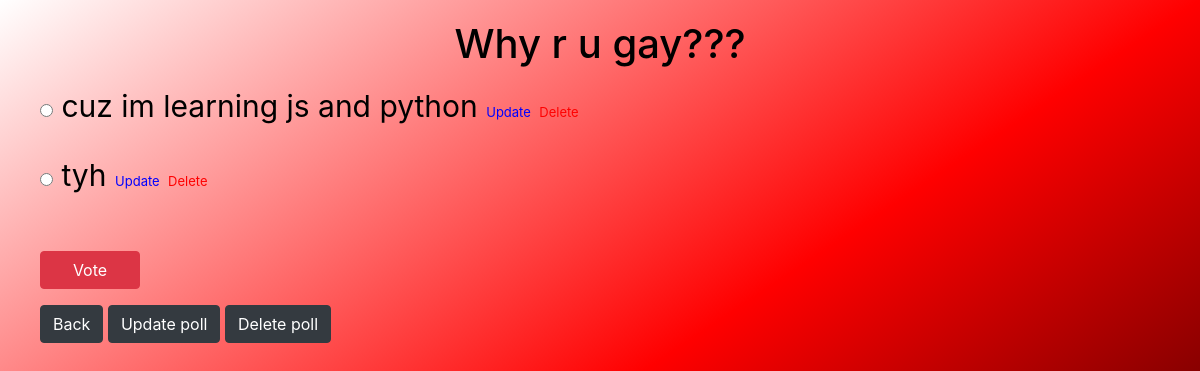
Page /polls/3/ on the committed database.
### polls/models.py (models this page shows, shortened)
class Question(models.Model):
    question_text = models.CharField(max_length=200)
    pub_date = models.DateTimeField(default=timezone.now(), verbose_name="Time published")

class Choice(models.Model):
    DoesNotExist = None
    question = models.ForeignKey(Question, on_delete=models.CASCADE)
    choice_text = models.CharField(max_length=200)
    votes = models.IntegerField(default=0)

### polls/views.py (the view)
# urls.py: path('<int:question_id>/', views.detail, name='detail'),
def detail(request, question_id):
    try:
        question = Question.objects.get(pk=question_id)
    except Question.DoesNotExist:
        raise Http404("Question does not exist")
    return render(request, 'polls/detail.html', {'question': question})

### polls/templates/polls/detail.html (shortened to what this page needs)
    <link rel="stylesheet" href="https://stackpath.bootstrapcdn.com/bootstrap/4.5.2/css/bootstrap.min.css">
    <link rel="stylesheet" href="https://use.fontawesome.com/releases/v5.8.2/css/all.css">
<h1>
            <p align="center" style="margin-top:20px;color:black; font-size:40px">
            {{ question.question_text }}
        </h1>
        <form action="{% url 'polls:vote' question.id %}" method="post">
            {% for choice in question.choice_set.all %}
                <p align="left" style="color:black; font-size:30px">
                <input type="radio" style="margin-left:40px" name="choice" id="choice{{ forloop.counter }}" value="{{ choice.id }}">
                <label for="choice{{ forloop.counter }}">{{ choice.choice_text }}</label>
                <a style="font-size:13px; color:blue" onclick="document.location='../../polls/{{ choice.id }}/update_choice'">Update</a>
                <a style="font-size:13px; color:red" onclick="document.location='../../polls/{{ choice.id }}/delete_choice'">Delete</a><br>
            {% endfor %}
                <br><input type="submit" class="btn btn-danger" style="width:100px;margin-left:40px" value="Vote">
                <p align="left">
                <a class="btn btn-dark" style="margin-left:40px" href="{% url 'polls:index' %}">Back</a>
                <a class="btn btn-dark" onclick="document.location='update'">Update poll</a>
                <a class="btn btn-dark" onclick="document.location='delete'">Delete poll</a>
        </form>

### rows in the picture
Question: question_text "Why r u gay???"
Choice: choice_text "cuz im learning js and python"
Choice: choice_text "tyh"
